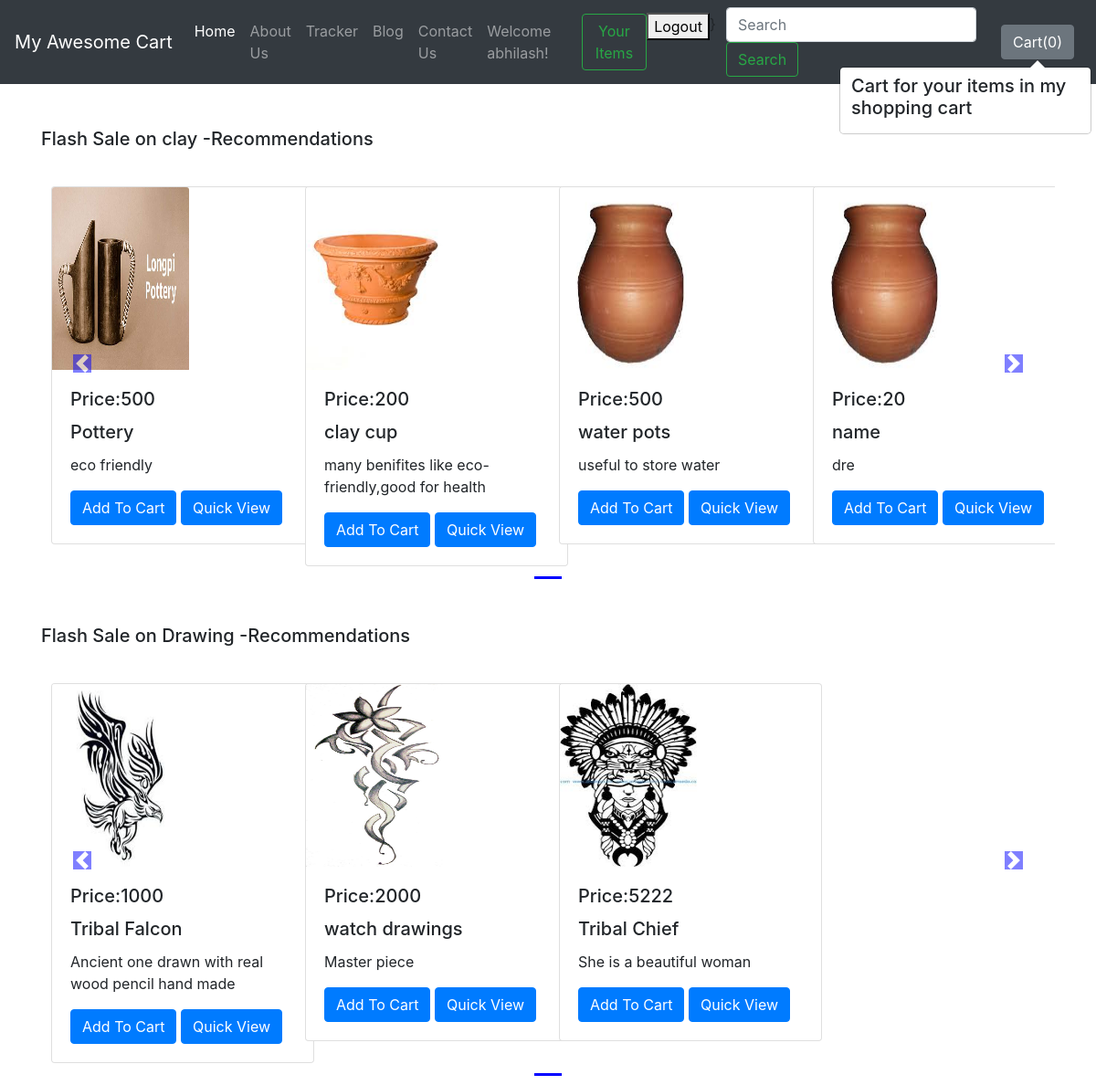
/shop/ (signed in), run on the app's committed database.
### shop/models.py (models this page shows, shortened)
class Productnew(models.Model):
	product_id = models.AutoField
	product_name = models.CharField(max_length=50)
	category=models.CharField(max_length=50,default="")
	sub_category=models.CharField(max_length=50,default="")
	price=models.IntegerField(default=0)
	desc = models.CharField(max_length=300)
	product_date = models.DateField()
	image=models.ImageField(upload_to="shop/images",default="")
	seller=models.ForeignKey(uu,default=None,on_delete=models.CASCADE)

### shop/views.py (the view)
# urls.py: path('',views.index,name='index'),]
def index(request):
	allProducts=[]
	catprods=Productnew.objects.values('category','id')
	cats={item['category'] for item in catprods}
	for cat in cats:
		prod=Productnew.objects.filter(category=cat)
		n=len(prod)
		nSlides= (n//4)+ceil((n/4)-(n//4))
		allProducts.append([prod,range(1,nSlides),nSlides])
	params={'allProducts':allProducts}
	return render(request,'shop/index.html',params)

### shop/templates/shop/index.html (shortened to what this page needs)
{% extends 'shop/basic.html' %}
 {% block body %}
   {% load static %}
<div class="container">
  {% for product,range,nSlides in allProducts %}
  <br/>
  <h5 class="my-4">Flash Sale on {{product.0.category}} -Recommendations </h5>
 <div class="row">
<div id="demo{{forloop.counter}}" class="col carousel slide my-3" data-ride="carousel" >
    <ul class="carousel-indicators">
      <li data-target="#demo{{forloop.counter}}" data-slide-to="0" class="active"></li>
    </ul>
    <div class="container carousel-inner no-padding">
      <div class="carousel-item active">
       {% for i in product %}
        <div class="col-xs-3 col-sm-3 col-md-3">
          <div class="card" style="width: 18rem;">
            <img src='/media/{{i.image}}' class="card-img-top" alt="...">
            <div class="card-body">
               <h5 class="card-title" > <span id="pricepr{{i.id}}">Price:{{i.price}}</h5>
               <h5 class="card-title" id="namepr{{i.id}}">{{i.product_name}}</h5>
              <p class="card-text">{{i.desc}}</p>
              <span id="divpr{{i.id}}" class="divpr">
                                    <button id="pr{{i.id}}" class="btn btn-primary cart">Add To Cart</button>
                                </span>
              <a href="/shop/product/{{i.id}}"> <button id="qv{{i.id}}" href="#" class="btn btn-primary cart">Quick View</button></a>
            </div>
          </div>
        </div>
       {% endfor %}
     </div >
</div>
</div>
    <a class="carousel-control-prev" href="#demo{{forloop.counter}}" data-slide="prev">
        <span class="carousel-control-prev-icon"></span>
    </a>
    <a class="carousel-control-next" href="#demo{{forloop.counter}}" data-slide="next">
        <span class="carousel-control-next-icon"></span>
    </a>
</div>
{% endfor %}
</div>
   {% endblock %}

### shop/templates/shop/basic.html (shortened to what this page needs)
<!doctype html>
<html lang="en">
  <head>
    <link rel="stylesheet" href="https://stackpath.bootstrapcdn.com/bootstrap/4.2.1/css/bootstrap.min.css">
  </head>
  <body>
    <nav class="navbar navbar-expand-lg navbar-dark bg-dark">
  <a class="navbar-brand" href="#">My Awesome Cart</a>
  <div class="collapse navbar-collapse" id="navbarSupportedContent">
    <ul class="navbar-nav mr-auto">
      <li class="nav-item active">
        <a class="nav-link" href="/shop">Home <span class="sr-only">(current)</span></a>
      </li>
      <li class="nav-item">
        <a class="nav-link" href="/shop/about">About Us</a>
      </li>
      <li class="nav-item">
        <a class="nav-link" href="/shop/tracker">Tracker</a>
      </li>
       <li class="nav-item">
        <a class="nav-link" href="/blog">Blog</a>
      </li>
      <li class="nav-item">
        <a class="nav-link" href="/shop/contact">Contact Us</a>
      </li>
      {%if user.is_authenticated %}
             <a class="nav-link" href="#">Welcome {{user}}!</a>
              <form method='post' action='/shop/items/' class="form-inline my-2 my-lg-0">
      <button class="btn btn-outline-success my-2 my-sm-0" type="submit">Your Items</button>
    </form>
             <form class="logout-link" action="{% url 'account:logout'%}" method="post">
        <button type="Submit">Logout</button>
      </form>
       {% endif %}
      }
      <pre>  </pre>
    </ul>
    <form method='get' action='/shop/search/' class="form-inline my-2 my-lg-0">
      <input class="form-control mr-sm-2" type="search" placeholder="Search" aria-label="Search" name="search" id="search">
      <button class="btn btn-outline-success my-2 my-sm-0" type="submit">Search</button>
    </form>
<button type="button" class="btn btn-secondary mx-2" id= "popcart" data-container="body" data-toggle="popover" data-placement="bottom" data-content="Vivamus
sagittis lacus vel augue laoreet rutrum faucibus." data-html="true">
  Cart(<span id="cart">0</span>)
</button>
  </div>
</nav>
  {% block body %} {% endblock %}
  </body>
</html

### data on the page
Productnew: category "clay", image (picture), price "500", product_name "Pottery", desc "eco friendly"
Productnew: image (picture), price "200", product_name "clay cup", desc "many benifites like eco-friendly,good for health"
Productnew: image (picture), price "500", product_name "water pots", desc "useful to store water"
Productnew: image (picture), price "20", product_name "name", desc "dre"
Productnew: category "Drawing", image (picture), price "1000", product_name "Tribal Falcon", desc "Ancient one drawn with real wood pencil hand made"
Productnew: image (picture), price "2000", product_name "watch drawings", desc "Master piece"
Productnew: image (picture), price "5222", product_name "Tribal Chief", desc "She is a beautiful woman"

### other printed values
{{ user }} "abhilash"
